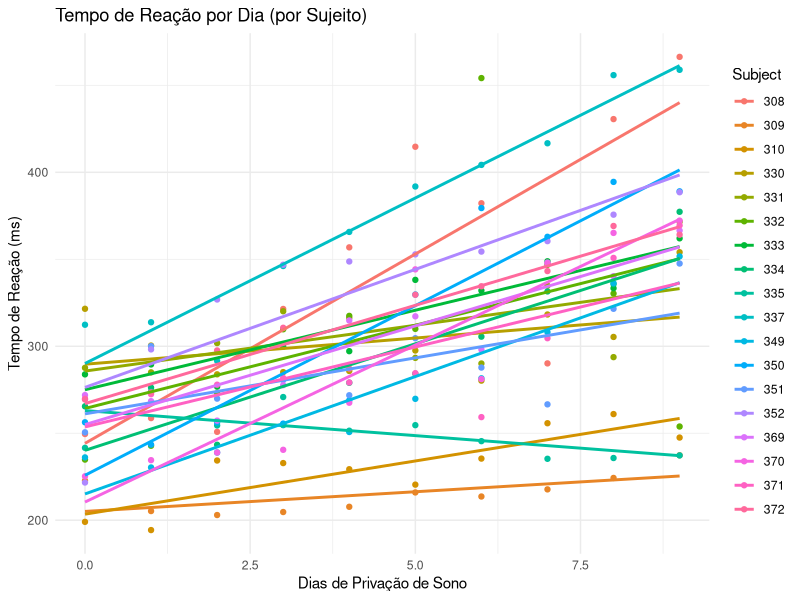

Generate this figure with R:
## ---- chunk 1
# Pacotes

library(lme4)      # Para GLMM
library(ggplot2)   # Para gráficos

# Dados

data("sleepstudy")
head(sleepstudy)
## ---- chunk 2
ggplot(sleepstudy, aes(x = Days, y = Reaction, color = Subject)) +
  geom_point() +
  geom_smooth(method = "lm", se = FALSE) +
  theme_minimal() +
  labs(title = "Tempo de Reação por Dia (por Sujeito)",
       x = "Dias de Privação de Sono", y = "Tempo de Reação (ms)")
